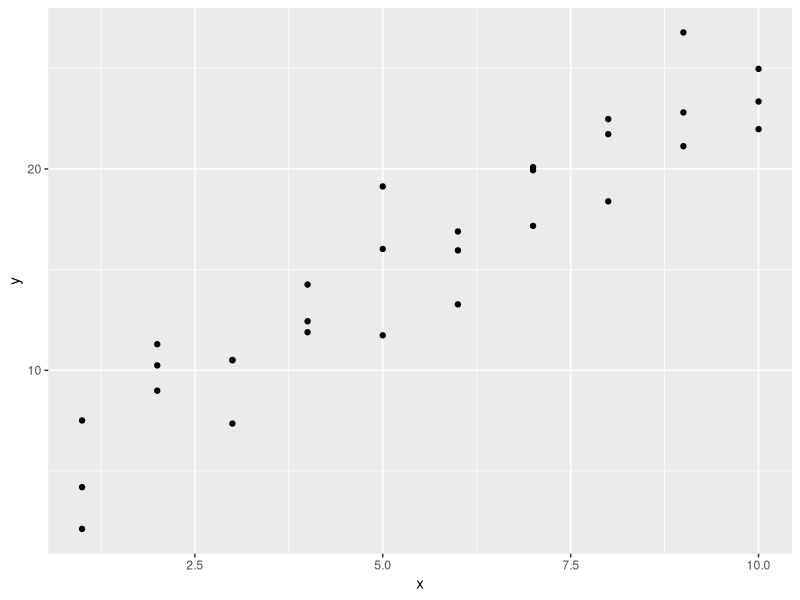
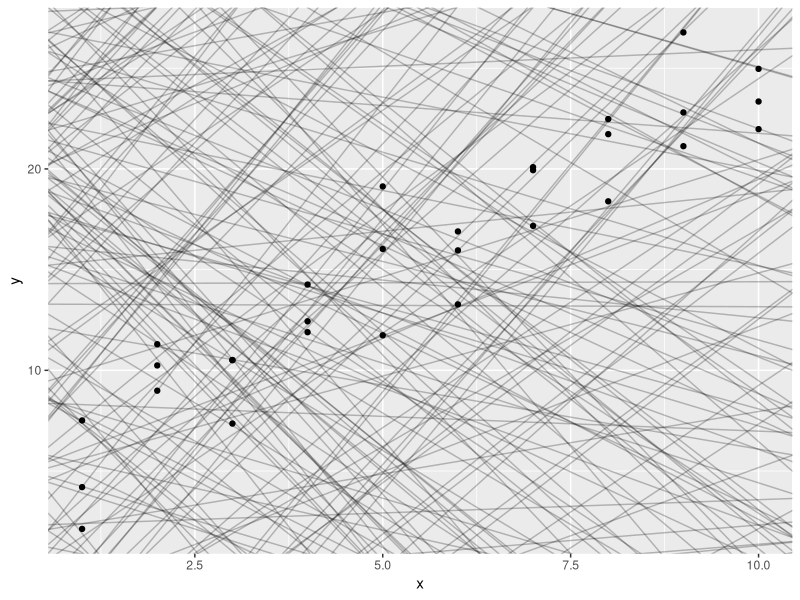
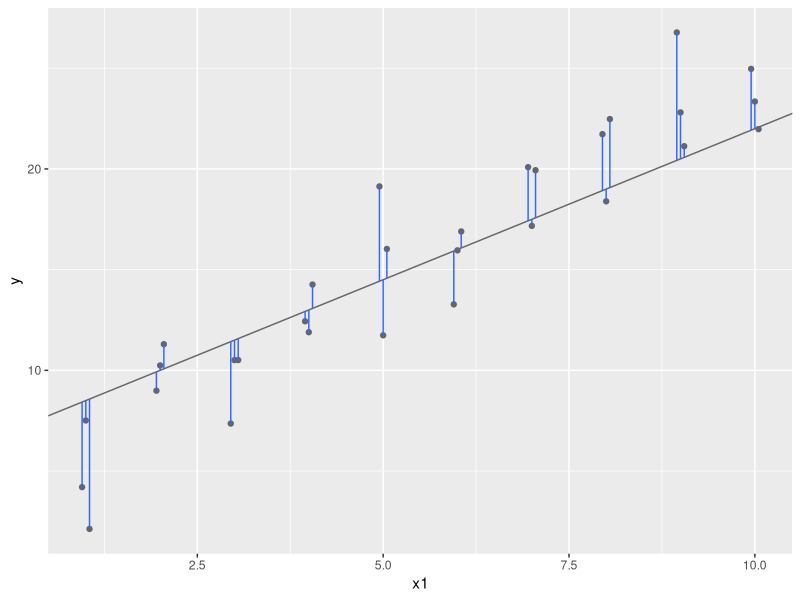
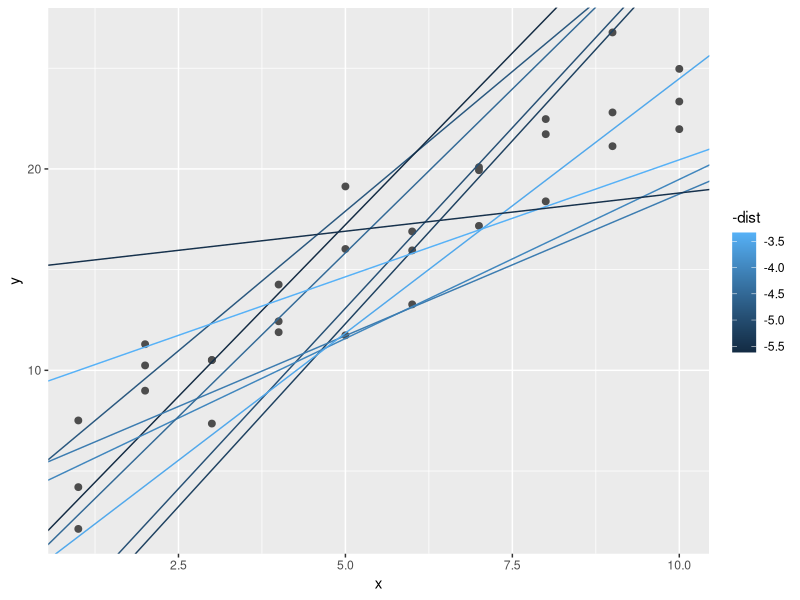
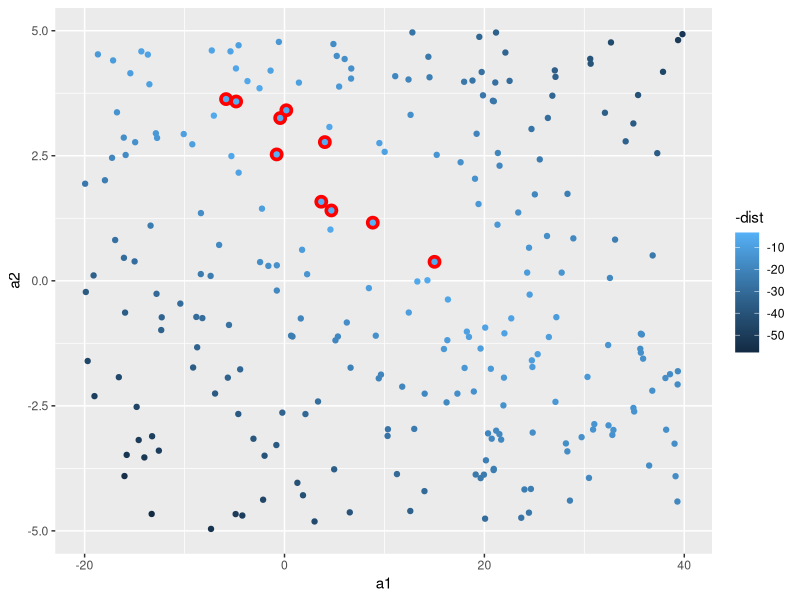
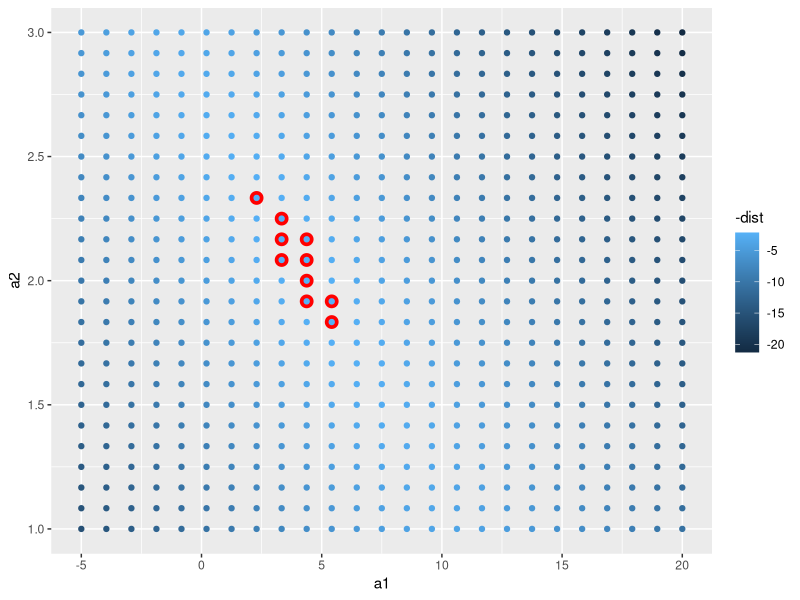
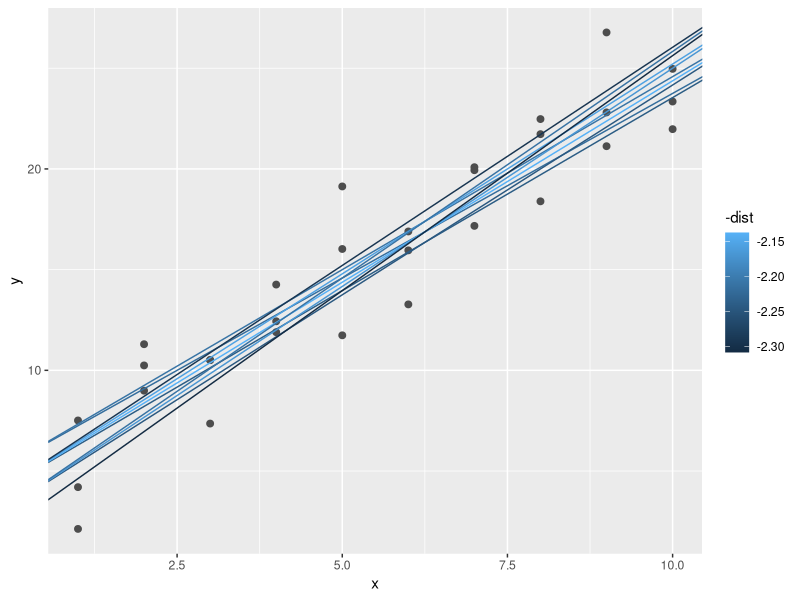
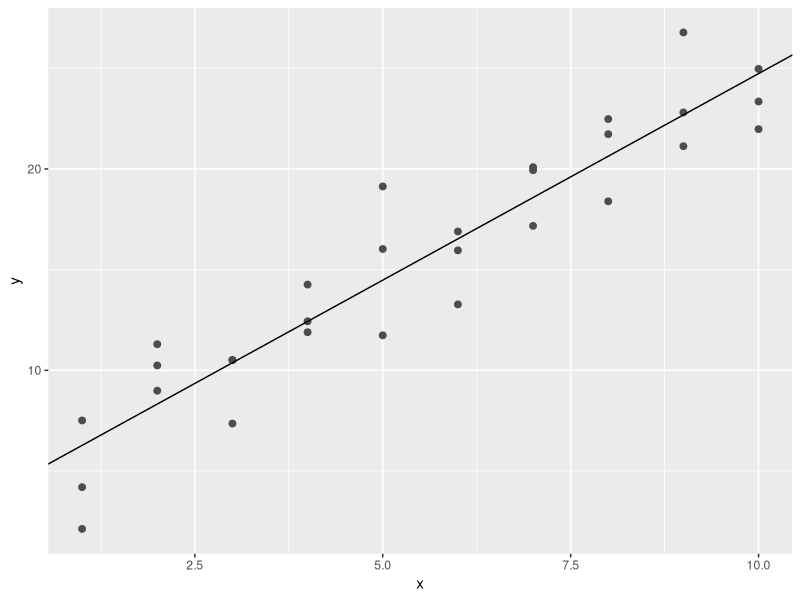

Write the R code that produced these figures, in order.
## ---- chunk 1
library(tidyverse)

library(modelr)
options(na.action = na.warn)
## ---- chunk 2
ggplot(sim1, aes(x, y)) + 
  geom_point()
## ---- chunk 3
models <- tibble(
  a1 = runif(250, -20, 40),
  a2 = runif(250, -5, 5)
)

ggplot(sim1, aes(x, y)) + 
  geom_abline(aes(intercept = a1, slope = a2), data = models, alpha = 1/4) +
  geom_point() 
## ---- chunk 4
dist1 <- sim1 %>% 
  mutate(
    dodge = rep(c(-1, 0, 1) / 20, 10),
    x1 = x + dodge,
    pred = 7 + x1 * 1.5
  )

ggplot(dist1, aes(x1, y)) + 
  geom_abline(intercept = 7, slope = 1.5, colour = "grey40") +
  geom_point(colour = "grey40") +
  geom_linerange(aes(ymin = y, ymax = pred), colour = "#3366FF") 
## ---- chunk 5
model1 <- function(a, data) {
  a[1] + data$x * a[2]
}

model1(c(7, 1.5), sim1)
## ---- chunk 6
measure_distance <- function(mod, data) {
  diff <- data$y - model1(mod, data)
  sqrt(mean(diff ^ 2))
}

measure_distance(c(7, 1.5), sim1)
## ---- chunk 7
sim1_dist <- function(a1, a2) {
  measure_distance(c(a1, a2), sim1)
}

models <- models %>% 
  mutate(dist = purrr::map2_dbl(a1, a2, sim1_dist))
models
## ---- chunk 8
ggplot(sim1, aes(x, y)) + 
  geom_point(size = 2, colour = "grey30") + 
  geom_abline(
    aes(intercept = a1, slope = a2, colour = -dist), 
    data = filter(models, rank(dist) <= 10)
  )
## ---- chunk 9
ggplot(models, aes(a1, a2)) +
  geom_point(data = filter(models, rank(dist) <= 10), size = 4, colour = "red") +
  geom_point(aes(colour = -dist))
## ---- chunk 10
grid <- expand.grid(
  a1 = seq(-5, 20, length = 25),
  a2 = seq(1, 3, length = 25)
  ) %>% 
  mutate(dist = purrr::map2_dbl(a1, a2, sim1_dist))

grid %>% 
  ggplot(aes(a1, a2)) +
  geom_point(data = filter(grid, rank(dist) <= 10), size = 4, colour = "red") +
  geom_point(aes(colour = -dist)) 
## ---- chunk 11
ggplot(sim1, aes(x, y)) + 
  geom_point(size = 2, colour = "grey30") + 
  geom_abline(
    aes(intercept = a1, slope = a2, colour = -dist), 
    data = filter(grid, rank(dist) <= 10)
  )
## ---- chunk 12
optim(c(4,2), measure_distance, data = sim1)
## ---- chunk 13
best <- optim(c(0, 0), measure_distance, data = sim1)
best$par

ggplot(sim1, aes(x, y)) + 
  geom_point(size = 2, colour = "grey30") + 
  geom_abline(intercept = best$par[1], slope = best$par[2])
## ---- chunk 14
sim1_mod <- lm(y ~ x, data = sim1)
coef(sim1_mod)
## ---- chunk 15
grid <- sim1 %>% 
  data_grid(x) 
grid
## ---- chunk 16
grid <- grid %>% 
  add_predictions(sim1_mod) 
grid
## ---- chunk 17
ggplot(sim1, aes(x)) +
  geom_point(aes(y = y)) +
  geom_line(aes(y = pred), data = grid, colour = "red", size = 1)
## ---- chunk 18
sim1 <- sim1 %>% 
  add_residuals(sim1_mod)
sim1
## ---- chunk 19
ggplot(sim1, aes(resid)) + 
  geom_freqpoly(binwidth = 0.5)
## ---- chunk 20
mean(sim1$resid)
## ---- chunk 21
ggplot(sim1, aes(x, resid)) + 
  geom_ref_line(h = 0, size = 2,colour = "firebrick") +
  geom_point() 
